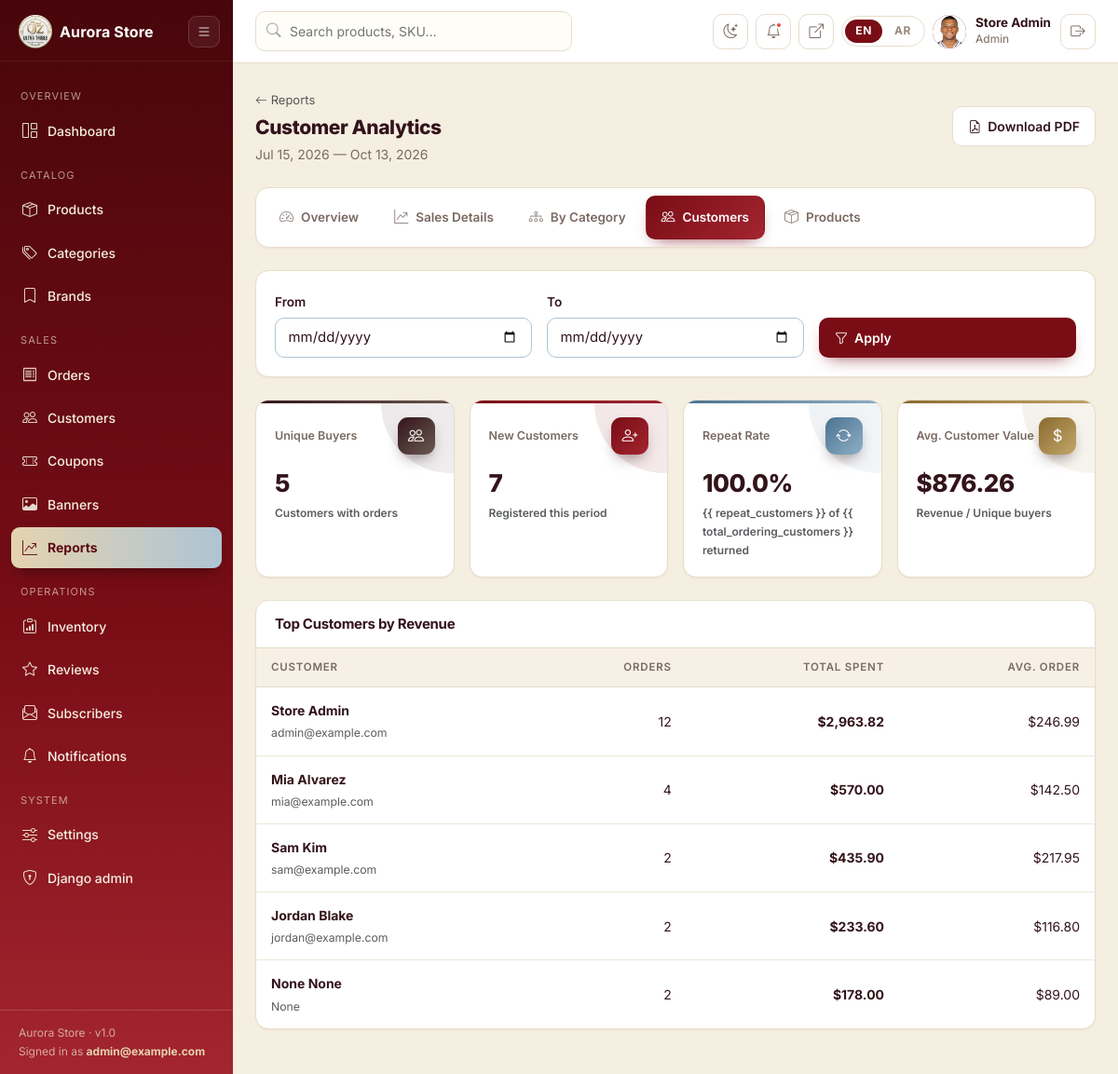
/management/reports/customers/ (signed in), run on the app's committed database.
### apps/accounts/models.py (models this page shows, shortened)
class User(AbstractUser):
    class Role(models.TextChoices):
        CUSTOMER = "customer", _("Customer")
        STAFF = "staff", _("Staff")
        ADMIN = "admin", _("Admin")
    email = models.EmailField(_("Email address"), unique=True)
    username = models.CharField(
        max_length=150,
        unique=True,
        blank=True,
        help_text=_("Optional. Generated from your email if left blank."),
    )
    phone = models.CharField(
        max_length=30, blank=True, validators=[validate_phone]
    )
    profile_image = models.ImageField(
        upload_to="avatars/%Y/%m/", blank=True, validators=[validate_image_file]
    )
    role = models.CharField(
        max_length=20, choices=Role.choices, default=Role.CUSTOMER, db_index=True
    )
    email_verified = models.BooleanField(default=False)
    verification_token = models.CharField(
        max_length=64, blank=True, null=True, default=None, db_index=True
    )
    email_verification_sent_at = models.DateTimeField(null=True, blank=True)
    date_of_birth = models.DateField(null=True, blank=True)
    active_session_key = models.CharField(
        max_length=40, blank=True, default="", db_index=True
    )
    active_device_id = models.CharField(max_length=64, blank=True, default="")
    USERNAME_FIELD = "email"
    REQUIRED_FIELDS: list = []
    class Meta:
        verbose_name = _("user")
        verbose_name_plural = _("users")
        indexes = [models.Index(fields=["email"])]
    @property
    def is_management(self):
        return self.is_active and (self.is_staff or self.is_superuser)

### apps/dashboard/views_reports.py (the view)
# urls.py: path("reports/customers/", views_reports.reports_customers, name="reports_customers"),
@management_required
@permission_required("orders.view_order")
def reports_customers(request):
    customers = services.customer_analytics(request)
    context = {
        "nav": "reports",
        "date_from": customers["date_from"],
        "date_to": customers["date_to"],
        "new_customers": customers["new_customers"],
        "repeat_customers": customers["repeat_customers"],
        "total_ordering_customers": customers["total_ordering_customers"],
        "customer_lifetime_value": customers["customer_lifetime_value"],
        "repeat_rate": customers["repeat_rate"],
        "top_customers": customers["top_customers"],
    }
    return render(request, "management/reports/customers.html", context)

### templates/management/reports/customers.html (shortened to what this page needs)
{% extends "management/base.html" %}
{% load i18n %}
{% load core_tags %}
{% block content %}
<div class="d-flex justify-content-between align-items-center mb-4 flex-wrap gap-2">
  <div>
    <a class="text-muted text-decoration-none" style="font-size:13px" href="{% url 'dashboard:reports' %}"><i class="bi bi-arrow-left"></i> {% trans "Reports" %}</a>
    <h1 class="mg-title mt-1">{% trans "Customer Analytics" %}</h1>
    <p class="mg-sub mb-0">{{ date_from|date:"M j, Y" }} — {{ date_to|date:"M j, Y" }}</p>
  </div>
  <a class="mg-btn mg-btn-ghost" href="{% url 'dashboard:reports_customers_pdf' %}?date_from={{ date_from }}&date_to={{ date_to }}">
    <i class="bi bi-file-earmark-pdf"></i> {% trans "Download PDF" %}
  </a>
</div>
<div class="mg-card mb-4">
  {% include "management/reports/_tabs.html" with active="customers" %}
</div>
<div class="mg-card mb-4">
  <div class="mg-card-body">
    <form method="get" class="row g-3 align-items-end">
      <div class="col-md-4">
        <label class="form-label small">{% trans "From" %}</label>
        <input type="date" name="date_from" value="{{ date_from }}" class="form-control">
      </div>
      <div class="col-md-4">
        <label class="form-label small">{% trans "To" %}</label>
        <input type="date" name="date_to" value="{{ date_to }}" class="form-control">
      </div>
      <div class="col-md-4">
        <button class="mg-btn mg-btn-primary w-100" type="submit"><i class="bi bi-funnel"></i> {% trans "Apply" %}</button>
      </div>
    </form>
  </div>
</div>
<div class="row g-3 mb-4">
  <div class="col-sm-6 col-xl-3">
    <div class="mg-card mg-kpi kpi-ink h-100">
      <div class="kpi-top">
        <span class="kpi-label">{% trans "Unique Buyers" %}</span>
        <span class="kpi-icon"><i class="bi bi-people"></i></span>
      </div>
      <div class="kpi-value">{{ total_ordering_customers }}</div>
      <div class="kpi-delta text-muted">{% trans "Customers with orders" %}</div>
    </div>
  </div>
  <div class="col-sm-6 col-xl-3">
    <div class="mg-card mg-kpi kpi-wine h-100">
      <div class="kpi-top">
        <span class="kpi-label">{% trans "New Customers" %}</span>
        <span class="kpi-icon"><i class="bi bi-person-plus"></i></span>
      </div>
      <div class="kpi-value">{{ new_customers }}</div>
      <div class="kpi-delta text-muted">{% trans "Registered this period" %}</div>
    </div>
  </div>
  <div class="col-sm-6 col-xl-3">
    <div class="mg-card mg-kpi kpi-steel h-100">
      <div class="kpi-top">
        <span class="kpi-label">{% trans "Repeat Rate" %}</span>
        <span class="kpi-icon"><i class="bi bi-arrow-repeat"></i></span>
      </div>
      <div class="kpi-value">{{ repeat_rate }}%</div>
      <div class="kpi-delta text-muted">{% trans "{{ repeat_customers }} of {{ total_ordering_customers }} returned" %}</div>
    </div>
  </div>
  <div class="col-sm-6 col-xl-3">
    <div class="mg-card mg-kpi kpi-sand h-100">
      <div class="kpi-top">
        <span class="kpi-label">{% trans "Avg. Customer Value" %}</span>
        <span class="kpi-icon"><i class="bi bi-currency-dollar"></i></span>
      </div>
      <div class="kpi-value">{{ customer_lifetime_value|currency }}</div>
      <div class="kpi-delta text-muted">{% trans "Revenue / Unique buyers" %}</div>
    </div>
  </div>
</div>
<div class="mg-card">
  <div class="mg-card-head"><h5>{% trans "Top Customers by Revenue" %}</h5></div>
  <div class="mg-card-body p-0">
    <div class="table-responsive">
      <table class="mg-table">
        <thead>
          <tr>
            <th>{% trans "Customer" %}</th>
            <th class="text-end">{% trans "Orders" %}</th>
            <th class="text-end">{% trans "Total Spent" %}</th>
            <th class="text-end">{% trans "Avg. Order" %}</th>
          </tr>
        </thead>
        <tbody>
          {% for c in top_customers %}
            <tr>
              <td>
                <strong>{{ c.user__first_name }} {{ c.user__last_name }}</strong>
                <br><small class="text-muted">{{ c.user__email }}</small>
              </td>
              <td class="text-end">{{ c.order_count }}</td>
              <td class="text-end fw-bold">{{ c.total_spent|currency }}</td>
              <td class="text-end">{{ c.avg_order|currency }}</td>
            </tr>
          {% empty %}
            <tr><td colspan="4"><div class="mg-empty py-3">{% trans "No customer data for this period." %}</div></td></tr>
          {% endfor %}
        </tbody>
      </table>
    </div>
  </div>
</div>
{% endblock %}

### templates/management/base.html (shortened to what this page needs)
{% load static i18n core_tags %}
{% is_rtl as IS_RTL %}
<!DOCTYPE html>
<html lang="{{ LANGUAGE_CODE }}" class="mg-root" {% if IS_RTL %}dir="rtl"{% endif %}>
<head>
  <link rel="stylesheet" href="{% static 'vendor/css/bootstrap.min.css' %}">
  <link rel="stylesheet" href="{% static 'vendor/css/bootstrap-icons.min.css' %}">
  <link rel="stylesheet" href="{% static_v 'css/main.css' %}">
  <link rel="stylesheet" href="{% static 'css/management.css' %}">
  <link rel="stylesheet" href="{% static_v 'css/dark.css' %}">
</head>
<body class="mg-body">
  <div class="d-flex">
    {% include "management/_sidebar.html" %}
    <div class="mg-main">
      <header class="mg-topbar">
        {% if perms.catalog.view_product %}
          <form class="mg-search" action="{% url 'dashboard:products' %}" method="get">
            <i class="bi bi-search"></i>
            <input type="search" name="q" value="{{ request.GET.q|default:'' }}"
                   placeholder="{% trans 'Search products, SKU…' %}" aria-label="{% trans 'Search' %}">
          </form>
        {% endif %}
        <div class="ms-auto d-flex align-items-center gap-2">
          <button class="mg-icon-btn" type="button"
                  data-theme-toggle
                  data-to-dark="{% trans 'Switch to dark mode' %}"
                  data-to-light="{% trans 'Switch to light mode' %}"
                  aria-pressed="false"
                  aria-label="{% trans 'Switch to dark mode' %}"
                  title="{% trans 'Switch to dark mode' %}">
            <i class="bi bi-moon-stars" data-theme-icon aria-hidden="true"></i>
          </button>
          {% if perms.notifications.view_notification %}
            <a class="mg-icon-btn" href="{% url 'dashboard:notifications' %}" title="{% trans 'Notifications' %}">
              <i class="bi bi-bell"></i>
              {% if portal_unread %}
                <span class="dot"></span>
              {% endif %}
            </a>
          {% endif %}
          <a class="mg-icon-btn" href="{% url 'core:home' %}" target="_blank" title="{% trans 'View storefront' %}">
            <i class="bi bi-box-arrow-up-right"></i>
          </a>
          <div class="mg-lang">
            {% language_switcher %}
          </div>
          <div class="mg-user">
            <span class="au-avatar">
              {% if user.profile_image %}<img src="{{ user.profile_image.url }}" alt="">{% else %}{{ user.initials }}{% endif %}
            </span>
            <div class="who">
              <b>{{ user.get_full_name|default:user.username }}</b>
              {% trans "Staff" as STAFF_LABEL %}
              <span>{{ user.get_role_display|default:STAFF_LABEL }}</span>
            </div>
            <form method="post" action="{% url 'accounts:logout' %}">
              <button class="mg-icon-btn" type="submit" title="{% trans 'Sign out' %}">
                <i class="bi bi-box-arrow-right"></i>
              </button>
            </form>
          </div>
        </div>
      </header>
      <main class="mg-content">
        {% include "includes/messages.html" %}
        {% block content %}{% endblock %}
      </main>
    </div>
  </div>
</body>
</html>

### templates/management/_sidebar.html (shortened to what this page needs)
{% load i18n static %}
<aside class="mg-sidebar">
  <div class="mg-side-head">
    <a class="mg-brand d-flex align-items-center gap-2" href="{% url 'dashboard:home' %}">
      <img src="{% static 'images/logo.png' %}" alt="{{ SITE_NAME }}" class="brand-logo" style="height: 36px; width: auto;">
      <span class="brand-text">{{ SITE_NAME }}</span>
    </a>
    <button class="mg-side-toggle" id="mg-side-toggle" type="button"
            aria-label="{% trans 'Toggle navigation' %}" title="{% trans 'Toggle navigation' %}">
      <i class="bi bi-list"></i>
    </button>
  </div>
  <nav class="mg-nav">
    <div class="mg-label">{% trans "Overview" %}</div>
    <a href="{% url 'dashboard:home' %}" class="{% if nav == 'home' %}active{% endif %}">
      <i class="bi bi-grid-1x2"></i> {% trans "Dashboard" %}
    </a>
    {% if perms.catalog.view_product or perms.catalog.view_category or perms.catalog.view_brand %}
      <div class="mg-label">{% trans "Catalog" %}</div>
      {% if perms.catalog.view_product %}
        <a href="{% url 'dashboard:products' %}" class="{% if nav == 'products' %}active{% endif %}">
          <i class="bi bi-box-seam"></i> {% trans "Products" %}
        </a>
      {% endif %}
      {% if perms.catalog.view_category %}
        <a href="{% url 'dashboard:categories' %}" class="{% if nav == 'categories' %}active{% endif %}">
          <i class="bi bi-tags"></i> {% trans "Categories" %}
        </a>
      {% endif %}
      {% if perms.catalog.view_brand %}
        <a href="{% url 'dashboard:brands' %}" class="{% if nav == 'brands' %}active{% endif %}">
          <i class="bi bi-bookmark"></i> {% trans "Brands" %}
        </a>
      {% endif %}
    {% endif %}
    {% if perms.orders.view_order or perms.accounts.view_user or perms.coupons.view_coupon or perms.banners.view_banner %}
      <div class="mg-label">{% trans "Sales" %}</div>
      {% if perms.orders.view_order %}
        <a href="{% url 'dashboard:orders' %}" class="{% if nav == 'orders' %}active{% endif %}">
          <i class="bi bi-receipt"></i> {% trans "Orders" %}
        </a>
      {% endif %}
      {% if perms.accounts.view_user %}
        <a href="{% url 'dashboard:customers' %}" class="{% if nav == 'customers' %}active{% endif %}">
          <i class="bi bi-people"></i> {% trans "Customers" %}
        </a>
      {% endif %}
      {% if perms.coupons.view_coupon %}
        <a href="{% url 'dashboard:coupons' %}" class="{% if nav == 'coupons' %}active{% endif %}">
          <i class="bi bi-ticket-perforated"></i> {% trans "Coupons" %}
        </a>
      {% endif %}
      {% if perms.banners.view_banner %}
        <a href="{% url 'dashboard:banners' %}" class="{% if nav == 'banners' %}active{% endif %}">
          <i class="bi bi-image"></i> {% trans "Banners" %}
        </a>
      {% endif %}
      {% if perms.orders.view_order %}
        <a href="{% url 'dashboard:reports' %}" class="{% if nav == 'reports' %}active{% endif %}">
          <i class="bi bi-graph-up-arrow"></i> {% trans "Reports" %}
        </a>
      {% endif %}
    {% endif %}
    {% if perms.inventory.view_stocktransaction or perms.reviews.view_review or perms.notifications.view_newslettersubscriber or perms.notifications.view_notification %}
      <div class="mg-label">{% trans "Operations" %}</div>
      {% if perms.inventory.view_stocktransaction %}
        <a href="{% url 'dashboard:inventory' %}" class="{% if nav == 'inventory' %}active{% endif %}">
          <i class="bi bi-clipboard-data"></i> {% trans "Inventory" %}
        </a>
      {% endif %}
      {% if perms.reviews.view_review %}
        <a href="{% url 'dashboard:reviews' %}" class="{% if nav == 'reviews' %}active{% endif %}">
          <i class="bi bi-star"></i> {% trans "Reviews" %}
        </a>
      {% endif %}
      {% if perms.notifications.view_newslettersubscriber %}
        <a href="{% url 'dashboard:subscribers' %}" class="{% if nav == 'subscribers' %}active{% endif %}">
          <i class="bi bi-envelope-paper"></i> {% trans "Subscribers" %}
        </a>
      {% endif %}
      {% if perms.notifications.view_notification %}
        <a href="{% url 'dashboard:notifications' %}" class="{% if nav == 'notifications' %}active{% endif %}">
          <i class="bi bi-bell"></i> {% trans "Notifications" %}
        </a>
      {% endif %}
    {% endif %}
    {% if perms.notifications.change_setting or user.is_superuser %}
      <div class="mg-label">{% trans "System" %}</div>
      <a href="{% url 'dashboard:settings' %}" class="{% if nav == 'settings' %}active{% endif %}">
        <i class="bi bi-sliders"></i> {% trans "Settings" %}
      </a>
      {% if user.is_superuser %}
        <a href="{% url 'admin:index' %}" target="_blank">
          <i class="bi bi-shield-lock"></i> {% trans "Django admin" %}
        </a>
      {% endif %}
    {% endif %}
  </nav>
  <div class="mg-foot">
    {{ SITE_NAME }} · v1.0<br>
    {% trans "Signed in as" %} <b style="color:#e5d3af">{{ user.email }}</b>
  </div>
</aside>

### data on the page
User: email "admin@example.com", profile_image (picture), get_full_name "Store Admin", role "Admin", last_login "Oct 13, 2026", user__first_name "Store", user__last_name "Admin", user__email "admin@example.com", order_count "12", total_spent "$2,963.82", avg_order "$246.99"

### other printed values
{{ SITE_NAME }} "Aurora Store"
{{ date_from|date:"M j, Y" }} "Jul 15, 2026"
{{ total_ordering_customers }} "5"
{{ new_customers }} "7"
{{ repeat_rate }} "100.0"
{{ customer_lifetime_value|currency }} "$876.26"
{{ c.user__first_name }} "Mia" "Sam" "Jordan" "None"
{{ c.user__last_name }} "Alvarez" "Kim" "Blake" "None"
{{ c.user__email }} "mia@example.com" "sam@example.com" "jordan@example.com" "None"
{{ c.order_count }} "4" "2" "2" "2"
{{ c.total_spent|currency }} "$570.00" "$435.90" "$233.60" "$178.00"
{{ c.avg_order|currency }} "$142.50" "$217.95" "$116.80" "$89.00"
